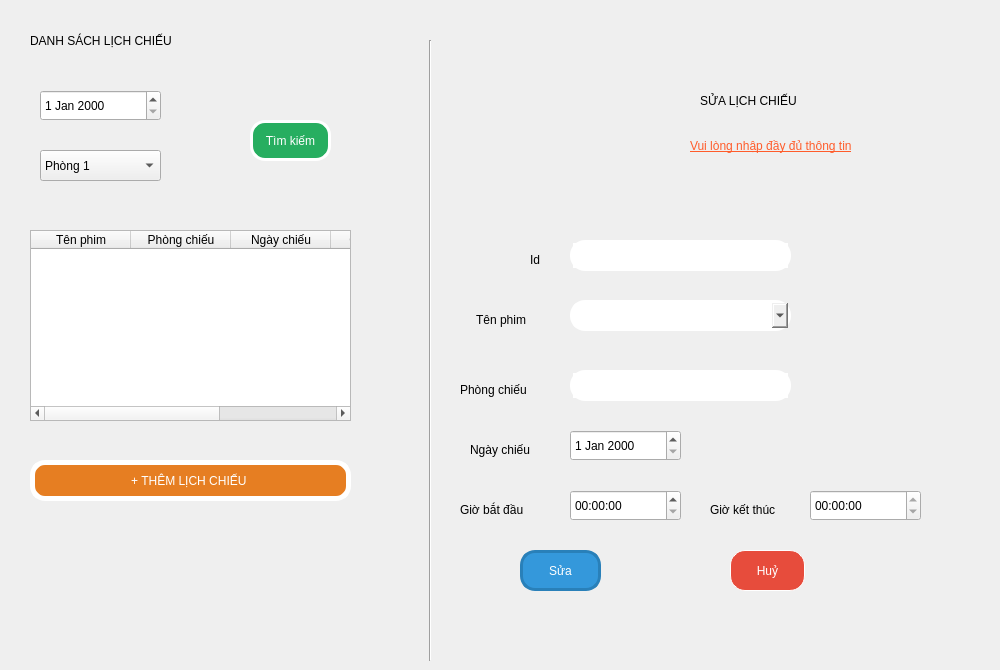
<?xml version="1.0" encoding="UTF-8"?>
<ui version="4.0">
 <class>infor_lichchieu</class>
 <widget class="QMainWindow" name="infor_lichchieu">
  <property name="geometry">
   <rect>
    <x>0</x>
    <y>0</y>
    <width>1000</width>
    <height>670</height>
   </rect>
  </property>
  <property name="windowTitle">
   <string>MainWindow</string>
  </property>
  <widget class="QWidget" name="centralwidget">
   <widget class="Line" name="line">
    <property name="geometry">
     <rect>
      <x>420</x>
      <y>40</y>
      <width>20</width>
      <height>621</height>
     </rect>
    </property>
    <property name="orientation">
     <enum>Qt::Vertical</enum>
    </property>
   </widget>
   <widget class="QLabel" name="label">
    <property name="geometry">
     <rect>
      <x>30</x>
      <y>20</y>
      <width>231</width>
      <height>41</height>
     </rect>
    </property>
    <property name="styleSheet">
     <string notr="true">font: 14pt &quot;MS Shell Dlg 2&quot;;</string>
    </property>
    <property name="text">
     <string>DANH SÁCH LỊCH CHIẾU</string>
    </property>
   </widget>
   <widget class="QDateEdit" name="date_timkiem">
    <property name="geometry">
     <rect>
      <x>40</x>
      <y>90</y>
      <width>121</width>
      <height>31</height>
     </rect>
    </property>
   </widget>
   <widget class="QLabel" name="label_2">
    <property name="geometry">
     <rect>
      <x>700</x>
      <y>80</y>
      <width>201</width>
      <height>41</height>
     </rect>
    </property>
    <property name="styleSheet">
     <string notr="true">font: 14pt &quot;MS Shell Dlg 2&quot;;</string>
    </property>
    <property name="text">
     <string>SỬA LỊCH CHIẾU</string>
    </property>
   </widget>
   <widget class="QLabel" name="label_3">
    <property name="geometry">
     <rect>
      <x>476</x>
      <y>310</y>
      <width>81</width>
      <height>20</height>
     </rect>
    </property>
    <property name="styleSheet">
     <string notr="true">font: 10pt &quot;MS Shell Dlg 2&quot;;</string>
    </property>
    <property name="text">
     <string>Tên phim</string>
    </property>
   </widget>
   <widget class="QLabel" name="label_4">
    <property name="geometry">
     <rect>
      <x>460</x>
      <y>380</y>
      <width>91</width>
      <height>20</height>
     </rect>
    </property>
    <property name="styleSheet">
     <string notr="true">font: 10pt &quot;MS Shell Dlg 2&quot;;</string>
    </property>
    <property name="text">
     <string>Phòng chiếu</string>
    </property>
   </widget>
   <widget class="QLabel" name="label_5">
    <property name="geometry">
     <rect>
      <x>470</x>
      <y>440</y>
      <width>81</width>
      <height>20</height>
     </rect>
    </property>
    <property name="styleSheet">
     <string notr="true">font: 10pt &quot;MS Shell Dlg 2&quot;;</string>
    </property>
    <property name="text">
     <string>Ngày chiếu</string>
    </property>
   </widget>
   <widget class="QLabel" name="label_6">
    <property name="geometry">
     <rect>
      <x>460</x>
      <y>500</y>
      <width>91</width>
      <height>20</height>
     </rect>
    </property>
    <property name="styleSheet">
     <string notr="true">font: 10pt &quot;MS Shell Dlg 2&quot;;</string>
    </property>
    <property name="text">
     <string>Giờ bắt đầu</string>
    </property>
   </widget>
   <widget class="QLabel" name="label_7">
    <property name="geometry">
     <rect>
      <x>710</x>
      <y>500</y>
      <width>91</width>
      <height>20</height>
     </rect>
    </property>
    <property name="styleSheet">
     <string notr="true">font: 10pt &quot;MS Shell Dlg 2&quot;;</string>
    </property>
    <property name="text">
     <string>Giờ kết thúc</string>
    </property>
   </widget>
   <widget class="QPushButton" name="button_sua">
    <property name="geometry">
     <rect>
      <x>520</x>
      <y>550</y>
      <width>81</width>
      <height>41</height>
     </rect>
    </property>
    <property name="styleSheet">
     <string notr="true">font: 10pt &quot;MS Shell Dlg 2&quot;;
border: 3px solid #2980b9 ; /* Đường viền đen dày 2px */
border-radius: 15px;
 color: #ffffff;
 background-color: #3498db</string>
    </property>
    <property name="text">
     <string>Sửa</string>
    </property>
   </widget>
   <widget class="QPushButton" name="button_xoa">
    <property name="geometry">
     <rect>
      <x>730</x>
      <y>550</y>
      <width>75</width>
      <height>41</height>
     </rect>
    </property>
    <property name="styleSheet">
     <string notr="true">font: 10pt &quot;MS Shell Dlg 2&quot;;
border: 1px solid white ; /* Đường viền đen dày 2px */
border-radius: 15px;
background-color: #e74c3c;
 color: #ffffff;</string>
    </property>
    <property name="text">
     <string>Huỷ</string>
    </property>
   </widget>
   <widget class="QTextEdit" name="txt_phongchieu">
    <property name="geometry">
     <rect>
      <x>570</x>
      <y>370</y>
      <width>221</width>
      <height>31</height>
     </rect>
    </property>
    <property name="styleSheet">
     <string notr="true">border: 3px solid white ; /* Đường viền đen dày 2px */
font: 10pt &quot;MS Shell Dlg 2&quot;;
border-radius: 15px;</string>
    </property>
    <property name="readOnly">
     <bool>true</bool>
    </property>
   </widget>
   <widget class="QDateEdit" name="date_ngaychieu">
    <property name="geometry">
     <rect>
      <x>570</x>
      <y>430</y>
      <width>111</width>
      <height>31</height>
     </rect>
    </property>
    <property name="readOnly">
     <bool>false</bool>
    </property>
   </widget>
   <widget class="QTimeEdit" name="time_begin">
    <property name="geometry">
     <rect>
      <x>570</x>
      <y>490</y>
      <width>111</width>
      <height>31</height>
     </rect>
    </property>
   </widget>
   <widget class="QTimeEdit" name="time_end">
    <property name="geometry">
     <rect>
      <x>810</x>
      <y>490</y>
      <width>111</width>
      <height>31</height>
     </rect>
    </property>
    <property name="readOnly">
     <bool>true</bool>
    </property>
   </widget>
   <widget class="QTableWidget" name="table_lichchieu">
    <property name="geometry">
     <rect>
      <x>30</x>
      <y>230</y>
      <width>321</width>
      <height>191</height>
     </rect>
    </property>
    <column>
     <property name="text">
      <string>Tên phim</string>
     </property>
    </column>
    <column>
     <property name="text">
      <string>Phòng chiếu</string>
     </property>
    </column>
    <column>
     <property name="text">
      <string>Ngày chiếu</string>
     </property>
    </column>
    <column>
     <property name="text">
      <string>Giờ bắt đầu</string>
     </property>
    </column>
    <column>
     <property name="text">
      <string>Giờ kết thúc</string>
     </property>
    </column>
   </widget>
   <widget class="QPushButton" name="button_themlichchieu">
    <property name="geometry">
     <rect>
      <x>30</x>
      <y>460</y>
      <width>321</width>
      <height>41</height>
     </rect>
    </property>
    <property name="styleSheet">
     <string notr="true">
font: 10pt &quot;MS Shell Dlg 2&quot;;
border: 5px solid white ; /* Đường viền đen dày 2px */
border-radius: 15px;
background-color:#e67e22;
 color: #ffffff;</string>
    </property>
    <property name="text">
     <string>+ THÊM LỊCH CHIẾU </string>
    </property>
   </widget>
   <widget class="QPushButton" name="button_timkiem">
    <property name="geometry">
     <rect>
      <x>250</x>
      <y>120</y>
      <width>81</width>
      <height>41</height>
     </rect>
    </property>
    <property name="styleSheet">
     <string notr="true">font: 10pt &quot;MS Shell Dlg 2&quot;;
border: 3px solid white ; /* Đường viền đen dày 2px */
border-radius: 15px;
background-color:#27ae60;
 color: #ffffff;</string>
    </property>
    <property name="text">
     <string>Tìm kiếm</string>
    </property>
   </widget>
   <widget class="QComboBox" name="comboBox">
    <property name="geometry">
     <rect>
      <x>40</x>
      <y>150</y>
      <width>121</width>
      <height>31</height>
     </rect>
    </property>
    <item>
     <property name="text">
      <string>Phòng 1</string>
     </property>
    </item>
    <item>
     <property name="text">
      <string>Phòng 2</string>
     </property>
    </item>
    <item>
     <property name="text">
      <string>Phòng 3</string>
     </property>
    </item>
    <item>
     <property name="text">
      <string>Phòng 4</string>
     </property>
    </item>
   </widget>
   <widget class="QWidget" name="widget" native="true">
    <property name="geometry">
     <rect>
      <x>460</x>
      <y>30</y>
      <width>211</width>
      <height>171</height>
     </rect>
    </property>
    <widget class="QLabel" name="label_8">
     <property name="geometry">
      <rect>
       <x>10</x>
       <y>10</y>
       <width>121</width>
       <height>71</height>
      </rect>
     </property>
     <property name="text">
      <string/>
     </property>
    </widget>
    <widget class="QLabel" name="label_9">
     <property name="geometry">
      <rect>
       <x>10</x>
       <y>10</y>
       <width>191</width>
       <height>151</height>
      </rect>
     </property>
     <property name="text">
      <string/>
     </property>
     <property name="textFormat">
      <enum>Qt::AutoText</enum>
     </property>
     <property name="pixmap">
      <pixmap>../../../../../ảnh python/video-camera.png</pixmap>
     </property>
     <property name="scaledContents">
      <bool>true</bool>
     </property>
    </widget>
   </widget>
   <widget class="QLabel" name="label_10">
    <property name="geometry">
     <rect>
      <x>690</x>
      <y>120</y>
      <width>231</width>
      <height>51</height>
     </rect>
    </property>
    <property name="styleSheet">
     <string notr="true">font: 13pt &quot;MS Shell Dlg 2&quot;;
text-decoration: underline;
color: rgb(255, 92, 43);</string>
    </property>
    <property name="text">
     <string>Vui lòng nhập đầy đủ thông tin</string>
    </property>
   </widget>
   <widget class="QTextEdit" name="txt_tenphim_2">
    <property name="geometry">
     <rect>
      <x>570</x>
      <y>240</y>
      <width>221</width>
      <height>31</height>
     </rect>
    </property>
    <property name="styleSheet">
     <string notr="true">font: 10pt &quot;MS Shell Dlg 2&quot;;
border: 3px solid white ; /* Đường viền đen dày 2px */
border-radius: 15px;</string>
    </property>
    <property name="readOnly">
     <bool>true</bool>
    </property>
    <property name="html">
     <string>&lt;!DOCTYPE HTML PUBLIC &quot;-//W3C//DTD HTML 4.0//EN&quot; &quot;http://www.w3.org/TR/REC-html40/strict.dtd&quot;&gt;
&lt;html&gt;&lt;head&gt;&lt;meta name=&quot;qrichtext&quot; content=&quot;1&quot; /&gt;&lt;style type=&quot;text/css&quot;&gt;
p, li { white-space: pre-wrap; }
&lt;/style&gt;&lt;/head&gt;&lt;body style=&quot; font-family:'MS Shell Dlg 2'; font-size:10pt; font-weight:400; font-style:normal;&quot;&gt;
&lt;p style=&quot;-qt-paragraph-type:empty; margin-top:0px; margin-bottom:0px; margin-left:0px; margin-right:0px; -qt-block-indent:0; text-indent:0px; font-size:8.25pt;&quot;&gt;&lt;br /&gt;&lt;/p&gt;&lt;/body&gt;&lt;/html&gt;</string>
    </property>
   </widget>
   <widget class="QLabel" name="label_11">
    <property name="geometry">
     <rect>
      <x>530</x>
      <y>250</y>
      <width>41</width>
      <height>20</height>
     </rect>
    </property>
    <property name="styleSheet">
     <string notr="true">font: 10pt &quot;MS Shell Dlg 2&quot;;</string>
    </property>
    <property name="text">
     <string>Id</string>
    </property>
   </widget>
   <widget class="QComboBox" name="combox_tenphim">
    <property name="geometry">
     <rect>
      <x>570</x>
      <y>300</y>
      <width>221</width>
      <height>31</height>
     </rect>
    </property>
    <property name="styleSheet">
     <string notr="true">border: 3px solid white ; /* Đường viền đen dày 2px */
font: 10pt &quot;MS Shell Dlg 2&quot;;
border-radius: 15px;</string>
    </property>
   </widget>
  </widget>
 </widget>
 <resources/>
 <connections/>
</ui>
